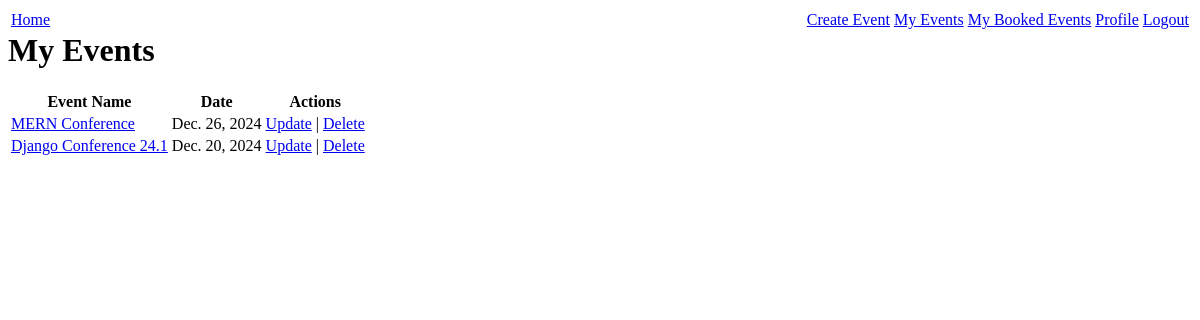
The app's page /my-events/ (signed in), older data.
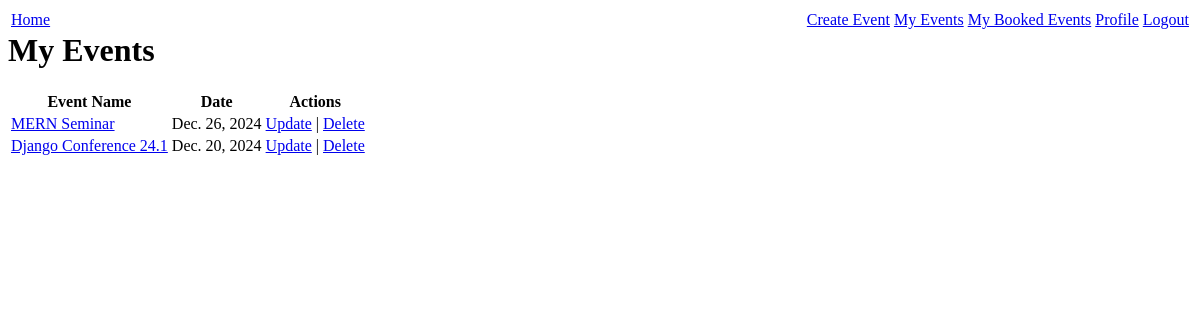
The same page, newer data.
### events/models.py (models this page shows, shortened)
class Event(models.Model):
    CATEGORY_CHOICES = [
        ("conference", "Conference"),
        ("concert", "Concert"),
        ("workshop", "Workshop"),
        ("seminar", "Seminar"),
        ("others", "Others"),
    ]
    name = models.CharField(max_length=100)
    date = models.DateField()
    location = models.CharField(max_length=100)
    description = models.TextField()
    user = models.ForeignKey(User, on_delete=models.CASCADE)
    category = models.CharField(max_length=20, choices=CATEGORY_CHOICES, default="")
    capacity = models.PositiveIntegerField(default=0)

### events/views.py (the view)
# urls.py: path("my-events/", views.my_events, name="my_events"),
@login_required
def my_events(request):
    events = Event.objects.filter(user=request.user).order_by("-date")
    return render(request, "events/my_events.html", {"events": events})

### events/templates/events/my_events.html (shortened to what this page needs)
{% extends "base.html" %}
{% block content %}
<h1>My Events</h1>
<table>
    <thead>
        <tr>
            <th>Event Name</th>
            <th>Date</th>
            <th>Actions</th>
        </tr>
    </thead>
    <tbody>
        {% for event in events %}
        <tr>
            <td><a href="{% url 'event_detail' event.id %}">{{ event.name }}</a></td>
            <td>{{ event.date }}</td>
            <td>
                <a href="{% url 'event_update' event.id %}">Update</a> |
                <a href="{% url 'event_delete' event.id %}" onclick="return confirmDelete()">Delete</a>
            </td>
        </tr>
        {% empty %}
        <tr>
            <td colspan="3">You have no events.</td>
        </tr>
        {% endfor %}
    </tbody>
</table>
{% endblock %}

Row changes from the older to the newer data that the page shows:
changed Event: name "MERN Conference" → "MERN Seminar"
